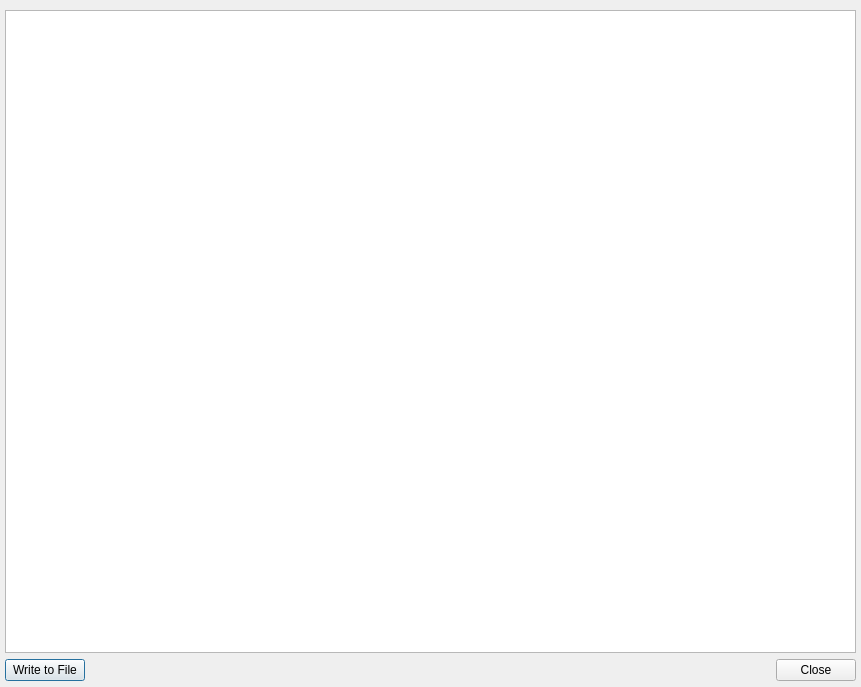
<?xml version="1.0" encoding="UTF-8"?>
<ui version="4.0">
 <class>DialogGraphicsDisplay</class>
 <widget class="QDialog" name="DialogGraphicsDisplay">
  <property name="geometry">
   <rect>
    <x>0</x>
    <y>0</y>
    <width>861</width>
    <height>687</height>
   </rect>
  </property>
  <property name="windowTitle">
   <string>Dialog</string>
  </property>
  <widget class="QWidget" name="">
   <property name="geometry">
    <rect>
     <x>5</x>
     <y>10</y>
     <width>851</width>
     <height>671</height>
    </rect>
   </property>
   <layout class="QVBoxLayout" name="verticalLayout">
    <item>
     <widget class="QGraphicsView" name="graphicsView"/>
    </item>
    <item>
     <layout class="QHBoxLayout" name="horizontalLayout">
      <item>
       <widget class="QPushButton" name="pushButtonWriteToFile">
        <property name="text">
         <string>Write to File</string>
        </property>
       </widget>
      </item>
      <item>
       <spacer name="horizontalSpacer">
        <property name="orientation">
         <enum>Qt::Horizontal</enum>
        </property>
        <property name="sizeHint" stdset="0">
         <size>
          <width>338</width>
          <height>20</height>
         </size>
        </property>
       </spacer>
      </item>
      <item>
       <widget class="QPushButton" name="pushButtonClose">
        <property name="text">
         <string>Close</string>
        </property>
       </widget>
      </item>
     </layout>
    </item>
   </layout>
  </widget>
 </widget>
 <resources/>
 <connections/>
</ui>
